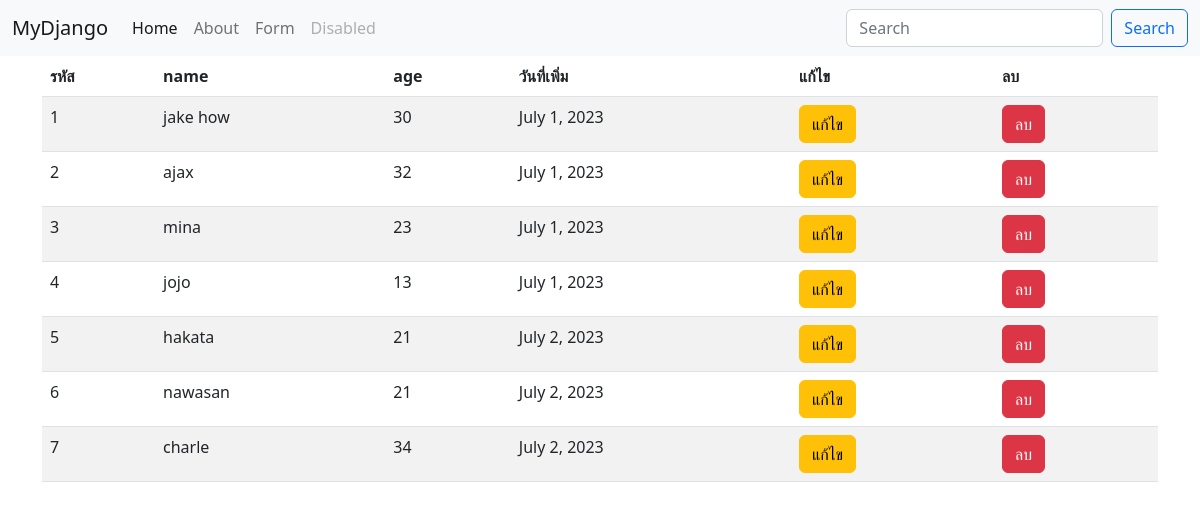
Before: / with the older database file.
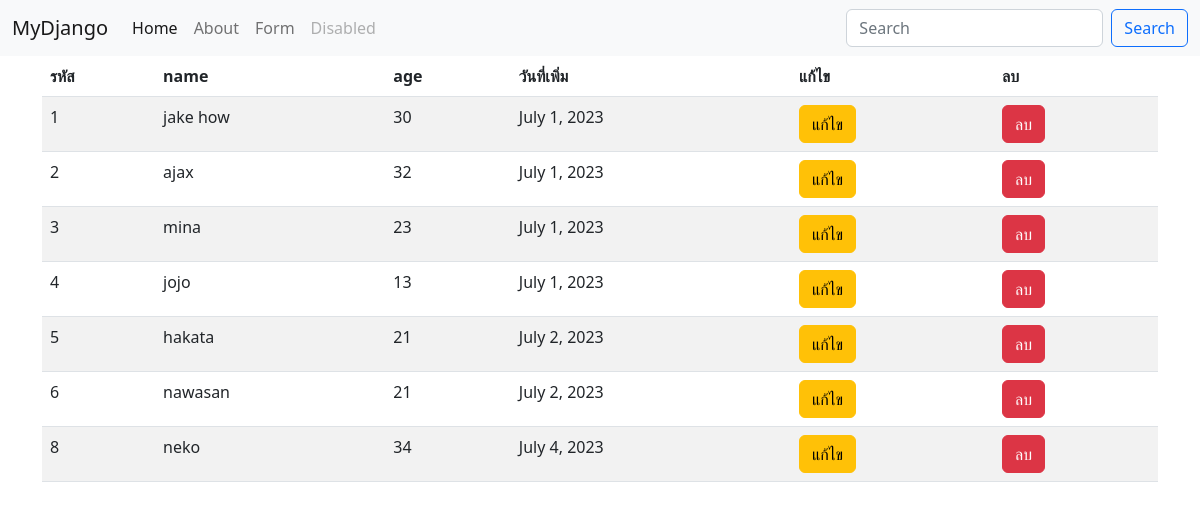
After: the same page with the newer database file.
### myapp/models.py (models this page shows, shortened)
class Person(models.Model):
    name = models.CharField(max_length=50)
    age = models.IntegerField()
    date = models.DateField(auto_now_add=True)

### myapp/views.py (the view)
# urls.py: path('', views.index),
def index(request):
    all_person = Person.objects.all()
    return render(request, "index.html", {"users": all_person})

### myapp/templates/index.html (shortened to what this page needs)
{% extends "base.html" %}  {% block content %}
<main>
  <table class="table table-striped">
    <thead>
      <th>รหัส</th>
      <th>name</th>
      <th>age</th>
      <th>วันที่เพิ่ม</th>
      <th>แก้ไข</th>
      <th>ลบ</th>
    </thead>
    <tbody>
      {% for usr in users %}
      <tr>
        <td>{{ usr.id }}</td>
        <td>{{ usr.name }}</td>
        <td>{{ usr.age }}</td>
        <td>{{ usr.date }}</td>
        <td><a class="btn btn-warning" href="/edit/{{ usr.id }}">แก้ไข</a></td>
        <td><a onclick="return confirm('คุณต้องการลบ {{ usr.name }} หรือไม่?')" class="btn btn-danger" href="/delete/{{ usr.id }}">ลบ</a></td>
      </tr>
      {% endfor %}
    </tbody>
  </table>
</main>
{% endblock %}

Changed rows visible on the page:
removed Person: id "7", name "charle", age "34", date "July 2, 2023"
added Person: id "8", name "neko", age "34", date "July 4, 2023"
